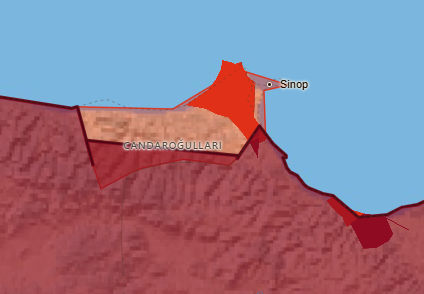
#> input picture denetim/PAKET-0084-gorsel/H-0001-1.png, 424 x 294 px, given in place of H-0007-1.png, which was not available
$ python ARAC-HARITA-DURUM-0074-PIKSEL.py
#> lines starting #> are read from the running program, lines starting #| are printed output that depends on the picture; pictures that were not available may be replaced by others from this repository, and a replacement may not be noted
# -*- coding: utf-8 -*-
"""Emre'nin gorsellerindeki renkleri SAY — "acik yesil bos arazi" gercekten
sahipsiz mi, yoksa boyali bir kimlik mi? Renk kumelerini cikarir ve
renkler.py'deki devlet renkleriyle (opaklik altinda) karsilastirir.
"""
import os, sys, json, io
from collections import Counter
from PIL import Image

KOK = os.path.dirname(os.path.dirname(os.path.abspath(__file__)))
DIZIN = r"C:\claudemre\kutu\giden\parti-emrelic-0074"

ADAY = {  # arac/renkler.py
    "rusya": "#4f7d4f", "eflak": "#4db34d", "bogdan": "#24905a",
    "avusturya": "#bdab3f", "prusya": "#2478d2", "almanya": "#78d028",
    "krakow-serbest-sehri": "#d224ba",
}
def hx(h):
    h = h.lstrip("#")
    return tuple(int(h[i:i+2], 16) for i in (0, 2, 4))

def kar(renk, alt, a):
    """renk'i alt zemin uzerine a opaklikla karistir."""
    return tuple(int(round(renk[i]*a + alt[i]*(1-a))) for i in range(3))

SON = {}
for ad in ("H-0007-1.png", "H-0014-1.png", "H-0015-1.png"):
    yol = os.path.join(DIZIN, ad)
    im = Image.open(yol).convert("RGB")
#> im is the input picture: PIL image 424x294 RGB; mean R, G, B 145.5, 122.3, 141.9
    w, h = im.size
#> w = 424; h = 294
    # alt serit (altyazi) haric
    kirp = im.crop((5, 5, w-5, int(h*0.85)))
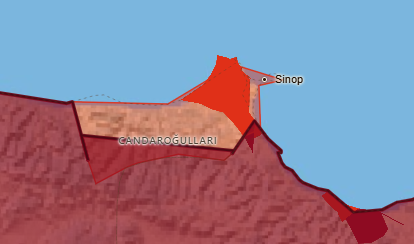
#> kirp: PIL image 414x244 RGB; mean R, G, B 143.2, 129.8, 151.4
    c = Counter(kirp.getdata())
#> c = 10537 items
    top = c.most_common(12)
#> top = 12 items
    SON[ad] = {"boyut": [w, h], "en_sik_renkler": [
        {"rgb": list(r), "hex": "#%02x%02x%02x" % r, "hucre": n,
         "yuzde": round(100.0*n/sum(c.values()), 1)} for r, n in top]}
    print("==", ad, "toplam renk:", len(c))
#| == H-0007-1.png toplam renk: 10537
    for r, n in top:
        print("   #%02x%02x%02x" % r, r, n, "%.1f%%" % (100.0*n/sum(c.values())))
#> this loop made 12 passes
#> (r, n) on passes 1 to 12: ((123, 182, 222), 48321), ((224, 48, 24), 2445), ((142, 11, 34), 1001), ((168, 23, 31), 310), ((77, 7, 19), 176), ((123, 182, 224), 160), ((124, 182, 222), 131), ((123, 182, 223), 129), ((121, 183, 222), 108), ((123, 182, 221), 92), ((124, 181, 224), 90), ((123, 183, 220), 88)
#|    #7bb6de (123, 182, 222) 48321 47.8%
#|    #e03018 (224, 48, 24) 2445 2.4%
#|    #8e0b22 (142, 11, 34) 1001 1.0%
#|    #a8171f (168, 23, 31) 310 0.3%
#|    #4d0713 (77, 7, 19) 176 0.2%
#|    #7bb6e0 (123, 182, 224) 160 0.2%
#|    #7cb6de (124, 182, 222) 131 0.1%
#|    #7bb6df (123, 182, 223) 129 0.1%
#> (further printed lines are left out)
#> pass 2 of the loop `for ad in ("H-0007-1.png", "H-0014-1.png", "H-0015-1.png"):`:
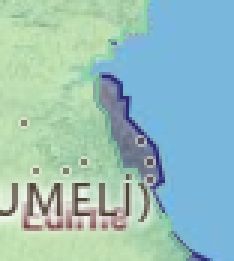
#> input picture denetim/PAKET-0084-gorsel/H-0014-1.png, 78 x 87 px, found by its file name (shown 3 times larger)
#> im is the input picture: PIL image 78x87 RGB; mean R, G, B 152.4, 192.5, 187.6
#> `kirp = im.crop((5, 5, w-5, int(h*0.85)))`:
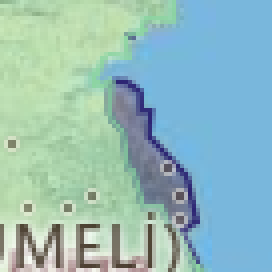
#> kirp: PIL image 68x68 RGB (shown 4 times larger); mean R, G, B 148.4, 188.7, 187.2
#> c = 2713 items
#| == H-0014-1.png toplam renk: 2713
#> the loop `for r, n in top:` made 12 passes
#> (r, n) on passes 1 to 8: ((121, 183, 220), 1132), ((123, 183, 220), 20), ((120, 184, 222), 14), ((121, 184, 219), 13), ((121, 183, 222), 12), ((124, 182, 219), 12), ((123, 183, 219), 11), ((120, 184, 219), 11)
#> (printed output is left out)
#> pass 3 of the loop `for ad in ("H-0007-1.png", "H-0014-1.png", "H-0015-1.png"):`:
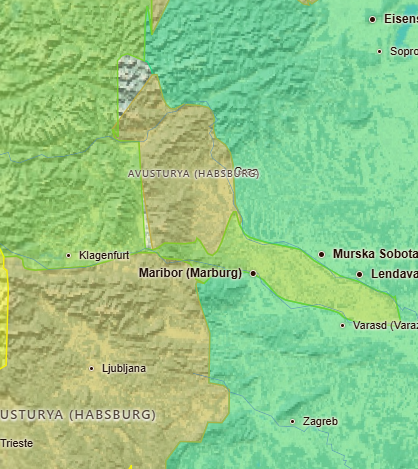
#> input picture denetim/PAKET-0084-gorsel/H-0015-1.png, 418 x 469 px, found by its file name
#> im is the input picture: PIL image 418x469 RGB; mean R, G, B 145, 198, 133.7
#> `kirp = im.crop((5, 5, w-5, int(h*0.85)))`:
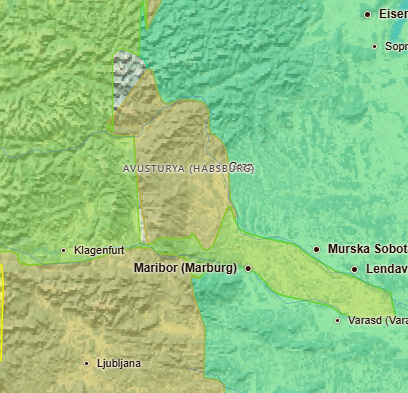
#> kirp: PIL image 408x393 RGB; mean R, G, B 143.7, 197.7, 132.4
#> c = 39288 items
#| == H-0015-1.png toplam renk: 39288
#> the loop `for r, n in top:` made 12 passes
#> (r, n) on passes 1 to 8: ((29, 16, 6), 353), ((145, 227, 163), 145), ((168, 177, 72), 129), ((145, 227, 164), 127), ((145, 226, 163), 124), ((146, 228, 164), 121), ((142, 224, 162), 121), ((146, 228, 163), 120)
#> (printed output is left out)

# opaklik taramasi: hangi devlet rengi hangi opaklikta o tonlari verir
zemin_aday = [(245, 243, 236), (230, 236, 222), (214, 227, 200)]  # acik altlik tonlari
print("\n== devlet rengi x opaklik tablosu (altlik #f5f3ec) ==")
tab = {}
for k, v in ADAY.items():
    tab[k] = {}
    for a in (0.30, 0.35, 0.40, 0.45, 0.50, 0.55, 0.60):
        r = kar(hx(v), zemin_aday[0], a)
        tab[k]["%.2f" % a] = "#%02x%02x%02x" % r
    print("  ", k, v, json.dumps(tab[k]))
#> after the loop, tab = 7 items
SON["_opaklik_tablosu"] = tab

io.open(os.path.join(KOK, "denetim", "HARITA-DURUM-0074-PIKSEL.json"), "w",
        encoding="utf-8").write(json.dumps(SON, ensure_ascii=False, indent=1))
print("yazildi")
